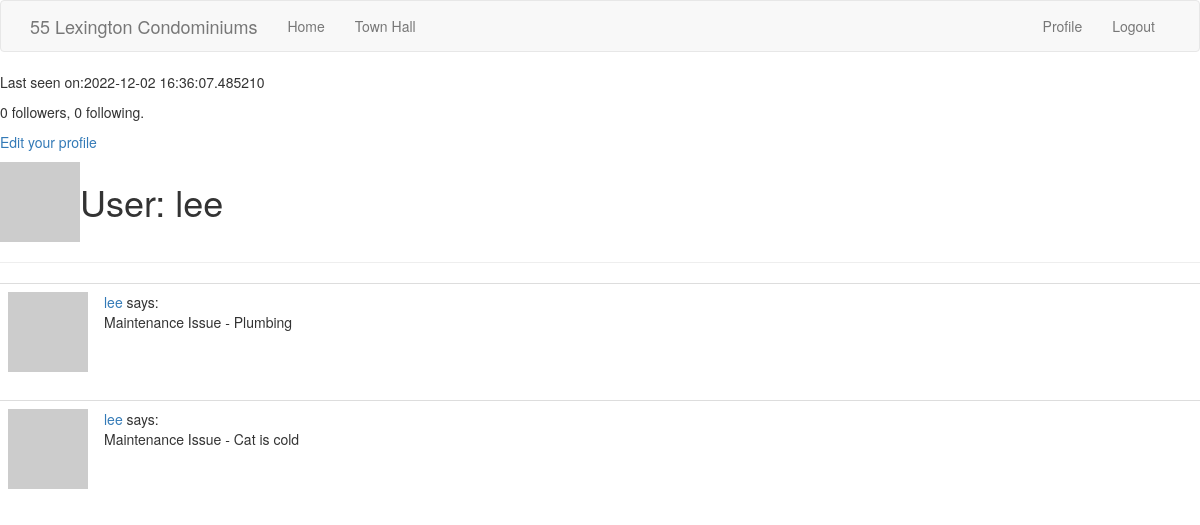
/user/lee (signed in), run on an earlier commit of the app's database.
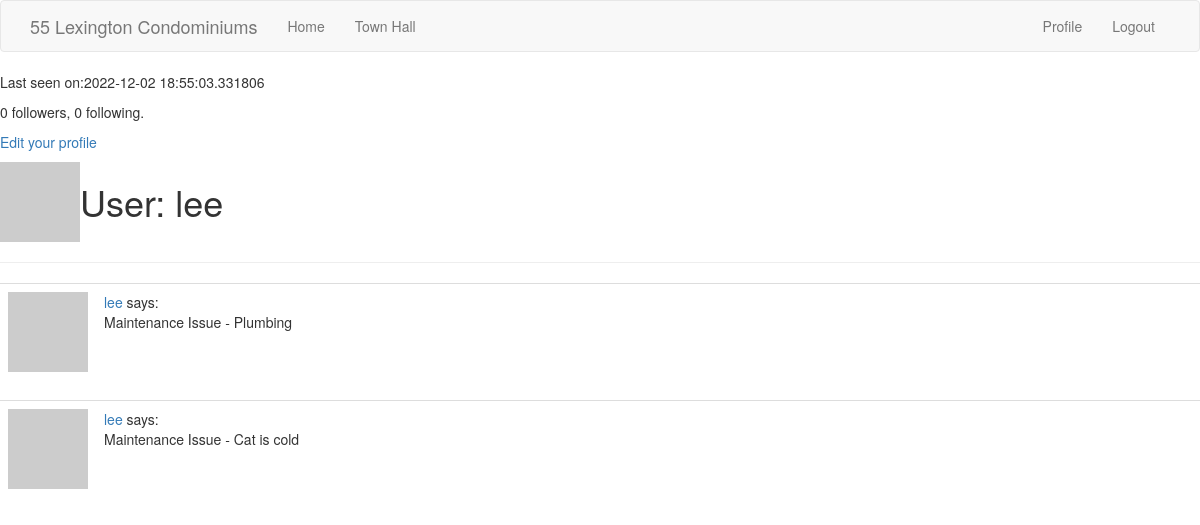
And on a later commit of the database.
### app/models.py (models this page shows, shortened)
class User(UserMixin, db.Model):
    id = db.Column(db.Integer, primary_key = True)
    username = db.Column(db.String(64), index = True, unique = True)
    email = db.Column(db.String(120), index = True, unique = True)
    password_hash = db.Column(db.String(128))
    posts = db.relationship('Post', backref='author', lazy='dynamic')
    about_me = db.Column(db.String(140))
    last_seen = db.Column(db.DateTime, default=datetime.utcnow)
    followed = db.relationship('User', secondary=followers, primaryjoin=(followers.c.follower_id == id), secondaryjoin=(followers.c.followed_id == id), backref=db.backref('followers',lazy='dynamic'), lazy='dynamic')
    def avatar(self, size):
        digest = md5(self.email.lower().encode('utf-8')).hexdigest()
        return 'https://www.gravatar.com/avatar/{}?d=identicon&s={}'.format(digest, size)

### app/routes.py (the view)
@app.route('/user/<username>')
@login_required
def user(username):
    user = User.query.filter_by(username=username).first_or_404()
    form = EmptyForm()
    posts = [
        {'author':user, 'body':'Maintenance Issue - Plumbing'},
        {'author':user, 'body':'Maintenance Issue - Cat is cold'}
    ]
    return render_template('user.html', user = user, posts = posts, form = form)

### app/models.py (called while the page is built)
@login.user_loader
def load_user(id):
    return User.query.get(int(id))

### app/routes.py (called while the page is built)
@app.before_request
def before_request():
    if current_user.is_authenticated:
        current_user.last_seen = datetime.utcnow()
        db.session.commit()

### app/templates/user.html (shortened to what this page needs)
{% extends "base.html" %}
{% block content %}
    <table>
        <tr valign="top">
            <td><img src="{{ user.avatar(128) }}"></td>
            <td>
                <h1>User: {{ user.username }}</h1></td>
                {% if user.last_seen %}<p>Last seen on:{{ user.last_seen }}</p>{% endif %}
                <p>{{ user.followers.count() }} followers, {{ user.followed.count() }} following.</p>
        {% if user == current_user %}
        <p><a href="{{ url_for('edit_profile') }}">Edit your profile</a></p>
        {% endif %}
    </table>
    <hr>
    {% for post in posts %}
        {% include '_post.html' %}
    {% endfor %}
{% endblock %}

### app/templates/base.html (shortened to what this page needs)
{% extends 'bootstrap/base.html' %}
{% block navbar %}
    <nav class="navbar navbar-default">
        <div class="container">
            <div class="navbar-header">
                <a class="navbar-brand" href="{{ url_for('index') }}">55 Lexington Condominiums</a>
            </div>
            <div class="collapse navbar-collapse" id="bs-example-navbar-collapse-1">
                <ul class="nav navbar-nav">
                    <li><a href="{{ url_for('index') }}">Home</a></li>
                    <li><a href="{{ url_for('townhall') }}">Town Hall</a></li>
                </ul>
                <ul class="nav navbar-nav navbar-right">
                    {% if current_user.is_anonymous %}
                    <li><a href="{{ url_for('login') }}">Login</a></li>
                    {% else %}
                    <li><a href="{{ url_for('user', username=current_user.username) }}">Profile</a></li>
                    <li><a href="{{ url_for('logout') }}">Logout</a></li>
                    {% endif %}
                </ul>
            </div>
        </div>
    </nav>
{% endblock %}

### app/templates/_post.html
<table class="table table-hover">
    <tr>
        <td width="70px">
            <a href="{{ url_for('user', username=post.author.username) }}">
                <img src="{{ post.author.avatar(70) }}" />
            </a>
        </td>
        <td>
            <a href="{{ url_for('user', username=post.author.username) }}">
                {{ post.author.username }}
            </a>
            says:
            <br>
            {{ post.body }}
        </td>
    </tr>
</table>

What changed in the data, as far as the page shows it:
changed User "lee": last_seen "2022-12-02 16:36:07.485210" → "2022-12-02 18:55:03.331806"
